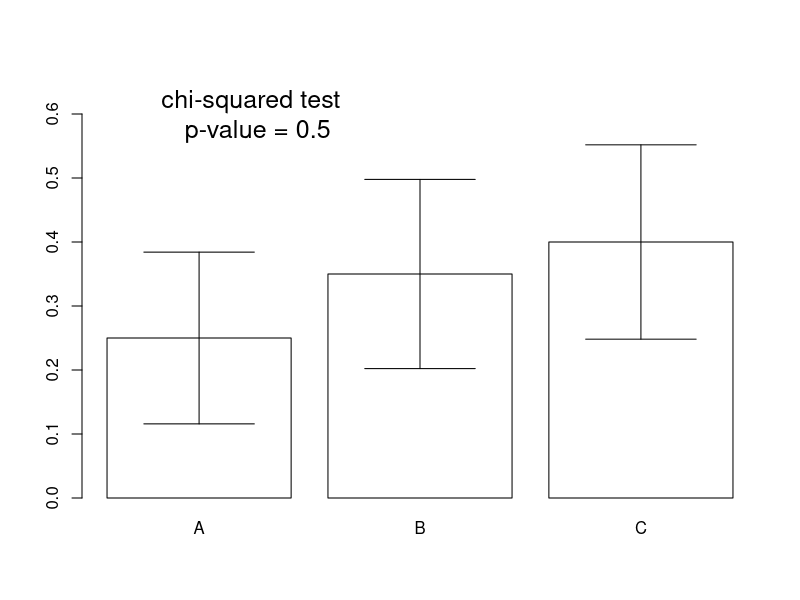
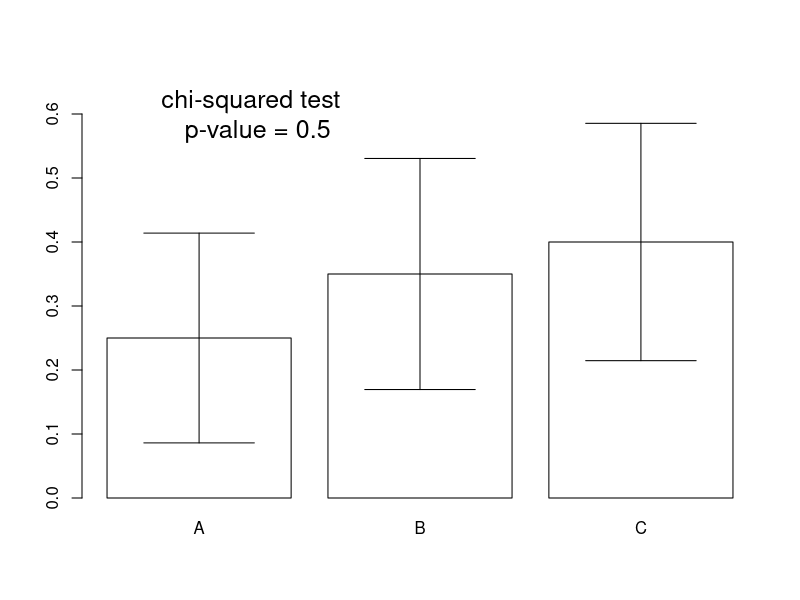
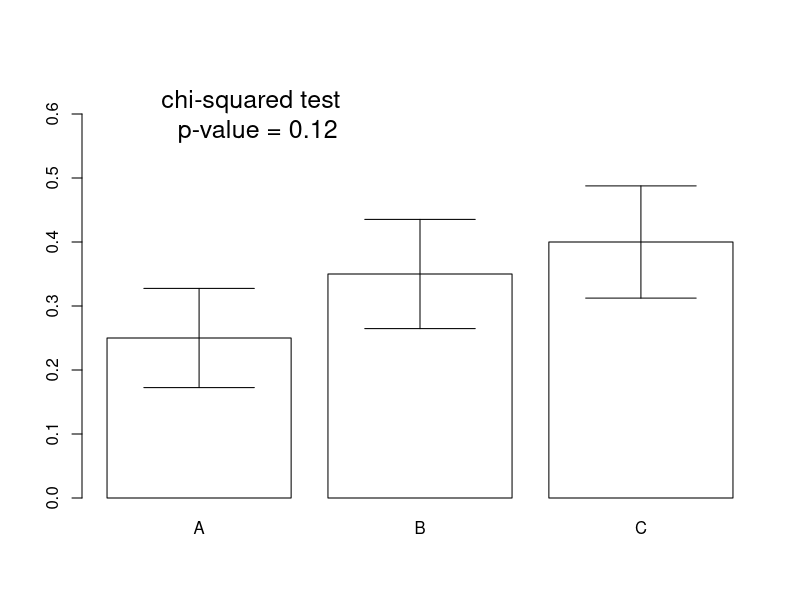
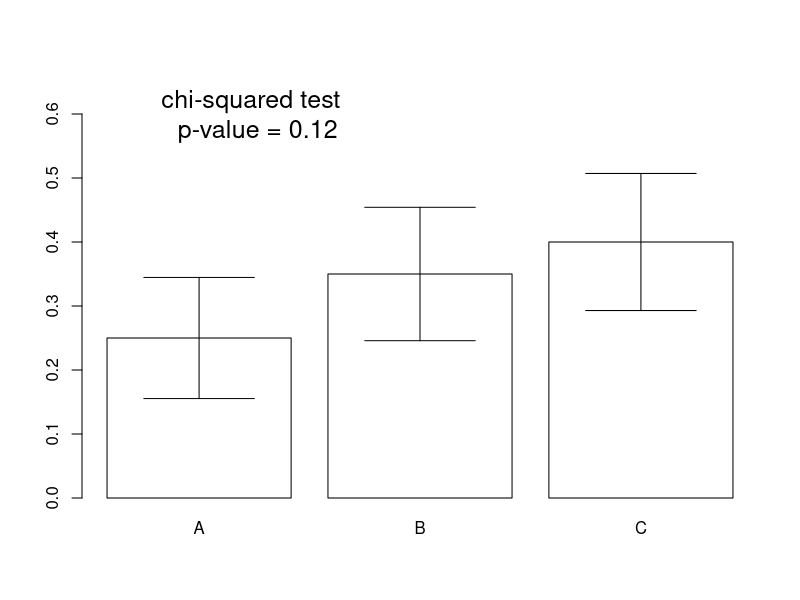
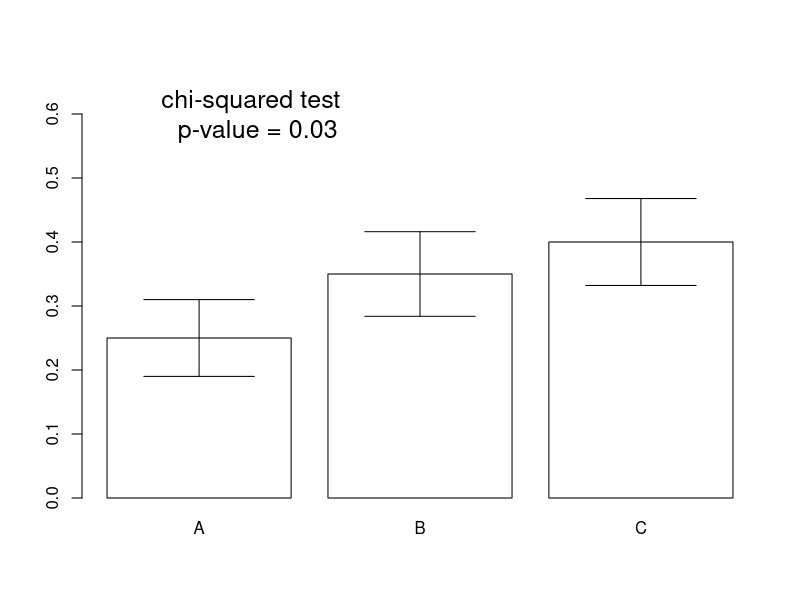
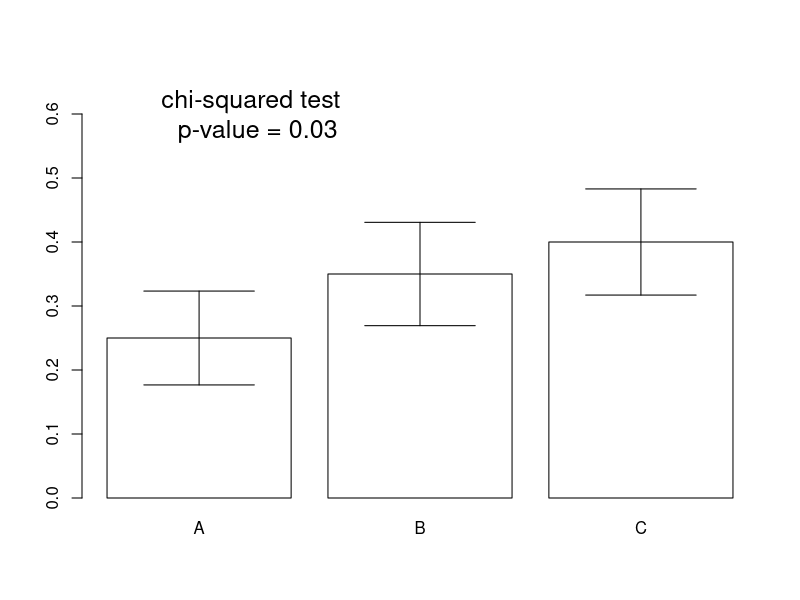

Recreate these plots in R, in order.

#Here we demonstrate that graphics may look the same, but
#the statistical inference may look very different
#(largely because of sample size/uncertainty).

#function that displays a barplot with confidence intervals
#for any dataframe with (A, B, C) categories.
getBarplot = function(n,
	props = c(0.25, 0.35, 0.4),
	displayCIs = FALSE, alpha = 0.05){
	#first, check to make sure that
	#each n*p is a whole number
	#(such that it's a proper barplot)
	if( sum((n*props)%%1 == 0) < 3 ){
		return(print("n times trueProps must be whole numbers."))
	}
	if( sum(props) != 1 ){
		return(print("total props must equal 1."))
	}
	#proportions
	propA = props[1]; propB = props[2]; propC = props[3]
	#create dataset
	data = data.frame(cat = c(
		rep("A", n*propA),
		rep("B", n*propB),
		rep("C", n*propC)))
	#compute CIs
	ciQuant = qnorm(1-alpha/2)
	propA.ci = c(
		propA - ciQuant*sqrt( (propA*(1-propA))/n ),
		propA + ciQuant*sqrt( (propA*(1-propA))/n )   )
	propB.ci = c(
		propB - ciQuant*sqrt( (propB*(1-propB))/n ),
		propB + ciQuant*sqrt( (propB*(1-propB))/n )   )
	propC.ci = c(
		propC - ciQuant*sqrt( (propC*(1-propC))/n ),
		propC + ciQuant*sqrt( (propC*(1-propC))/n )   )
	
	#create barplot
	barplot(prop.table(table(data$cat)), col = "white",
		main = "",
		ylim = c(0, 0.65))
	#add text with sample size and chi-squared p-value
	text(x = 1, y = 0.6,
		paste0("chi-squared test \n p-value = ",
			round(chisq.test(table(data$cat))$p.value, digits = 2)),
		cex = 1.5)
	#display CIs?
	if(displayCIs){
		segments(x0 = 0.7, x1 = 0.7,
			y0 = propA.ci[1], y1 = propA.ci[2])
		segments(x0 = 0.4, x1 = 1,
			y0 = propA.ci[1], y1 = propA.ci[1])
		segments(x0 = 0.4, x1 = 1,
			y0 = propA.ci[2], y1 = propA.ci[2])

		segments(x0 = 1.9, x1 = 1.9,
			y0 = propB.ci[1], y1 = propB.ci[2])
		segments(x0 = 1.6, x1 = 2.2,
			y0 = propB.ci[1], y1 = propB.ci[1])
		segments(x0 = 1.6, x1 = 2.2,
			y0 = propB.ci[2], y1 = propB.ci[2])

		segments(x0 = 3.1, x1 = 3.1,
			y0 = propC.ci[1], y1 = propC.ci[2])
		segments(x0 = 2.8, x1 = 3.4,
			y0 = propC.ci[1], y1 = propC.ci[1])
		segments(x0 = 2.8, x1 = 3.4,
			y0 = propC.ci[2], y1 = propC.ci[2])
	}
}

#Now we'll compute the significance
#of chi-squared test as a function of sample size
n.vec = seq(20, 1000, by = 20)
chisq.pvalue = (length = length(n.vec))
#we'll also consider significance of a pairwise test
#between A and B, and A and C.
#Specifically, we'll compute whether 0 is
#inside the CI for the difference in proportions.
#Because these differences are always negative,
#we'll only compute the upper bound.
ciAB = (length = length(n.vec))
ciAC = (length = length(n.vec))
#We'll also compute Bonferroni-corrected CIs:
ciAB.bonf = (length = length(n.vec))
ciAC.bonf = (length = length(n.vec))
for(n in n.vec){
	props = c(0.25, 0.35, 0.4)
	#chi-squared test
	chisq.pvalue[n/n.vec[1]] = 
	chisq.test(c(n*props[1],n*props[2],n*props[3]),
		p = rep(1/3, 3))$p.value
	#proportions
	propA = props[1]; propB = props[2]; propC = props[3]
	#CI upper bound for difference between A and B.
	diffAB = propA - propB
	seAB = sqrt( propA*(1-propA)/n + propB*(1-propB)/n 
		+ 2*propA*propB/n 
		)
	ciAB[n/n.vec[1]] = diffAB + qnorm(1-0.05/2)*seAB
	ciAB.bonf[n/n.vec[1]] = diffAB + qnorm(1-(0.05/3)/2)*seAB
	#CI upper bound for difference between A and C.
	diffAC = propA - propC
	seAC = sqrt( propA*(1-propA)/n + propC*(1-propC)/n 
		+ 2*propA*propC/n 
		)
	ciAC[n/n.vec[1]] = diffAC + qnorm(1-0.05/2)*seAC
	ciAC.bonf[n/n.vec[1]] = diffAC + qnorm(1-(0.05/3)/2)*seAC
}

# CODE TO GENERATE PLOTS IN FIGURE 4 FROM PAPER
# 1) overall chi-squared test fails to reject,
#    and all CIs overlap
#(plot a in Figure 4)
getBarplot(n = 40, props = c(0.25, 0.35, 0.4),
	displayCIs = TRUE)
#same plot, corrected for multiple testing
#(plot d in Figure 4)
getBarplot(n = 40, props = c(0.25, 0.35, 0.4),
	displayCIs = TRUE, alpha = 0.05/3)
#note that this CI fails to reject regardless of whether
#one accounts for multiple testing
ciAC[40/20]
ciAC.bonf[40/20]

# 2) overall chi-squared test fails to reject,
#    all CIs overlap, and at least one pairwise test reject
#(plot b in Figure 4)
getBarplot(n = 120, props = c(0.25, 0.35, 0.4),
	displayCIs = TRUE)
#same plot, corrected for multiple testing
#(plot e in Figure 4)
getBarplot(n = 120, props = c(0.25, 0.35, 0.4),
	displayCIs = TRUE, alpha = 0.05/3)
#note that this CI rejects when NOT accounting for 
#multiple testing, but otherwise fails to reject.
ciAC[120/20]
ciAC.bonf[120/20]

# 3) overall chi-squared test rejects,
#    and at least one pairwise test rejects.
#(plot c in Figure 4)
getBarplot(n = 200,
	props = c(0.25, 0.35, 0.40),
	displayCIs = TRUE)
#the same plot, but corrected for multiple testing
#(plot f in Figure 4)
getBarplot(n = 200,
	props = c(0.25, 0.35, 0.40),
	displayCIs = TRUE,
	alpha = 0.05/3)
#note that this CI rejects regardless of whether
#one accounts for multiple testing
ciAC[200/20]
ciAC.bonf[200/20]


